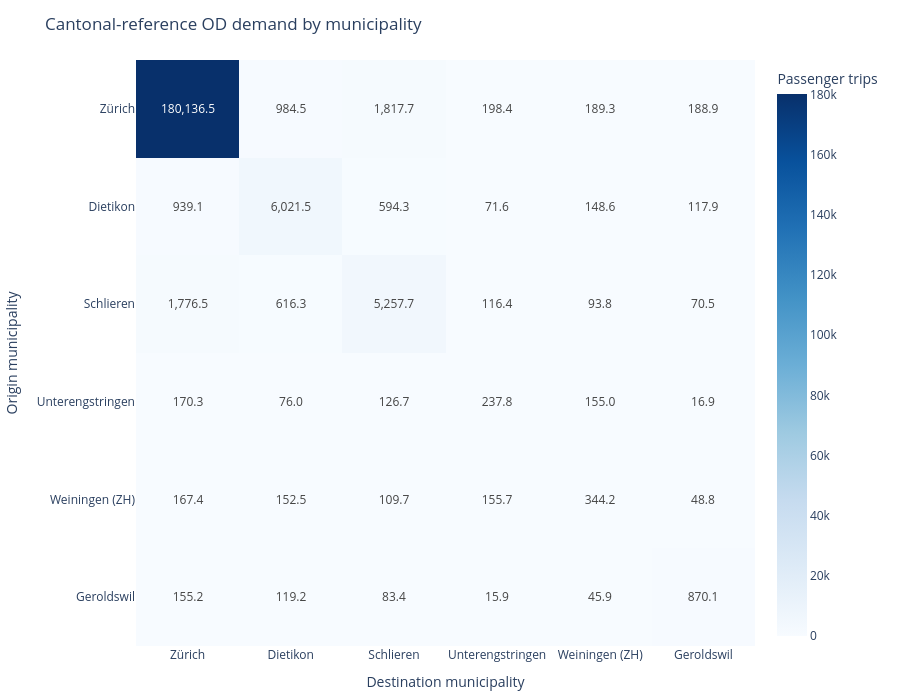

Here is the notebook cell this chart was saved with:
### Markdown cell above
## 1.4 Baseline Travel Demand & Desire Lines (tutorial/supporting task + mandatory task)

To understand where people travel along the Zürich–Winterthur corridor, we visualize **desire lines**  and **OD-matrices** at various levels of spatial resolution. 

Below, for instance, you can visualize how travel demand is distributed if we aggregate it by Municipality and therefore see which ones exhibit the strongest demand.

> **OD-inspection and model validation**
>
> The following analyses help assess whether the model produces plausible travel patterns before its outputs are used in later stages. Compare internal, inbound, outbound, and pass-through demand with independent evidence, such as observed transport data, official statistics, previous studies, CBA assumptions, or projects from earlier course editions.
>

**IMPORTANT: these values represent peak-hour evening travel demand in the Canton of Zurich, i.e. only travel demand on a "regular" weekday between 17:00-18:00**

Here below, you can start inspecting the data by analysing the travel demand between pairs of municipalities (i.e., OD pairs).

### Code cell
MUNICIPALITY_OD_FIGURE = tmi.municipality_od_explorer(
    ctx,
    p.CORRIDOR_MUNICIPALITIES,
)

display(MUNICIPALITY_OD_FIGURE)

### Figure 1 — Plotly figure (JSON) as saved in the notebook; plotly's stock layout.template omitted (floating-point values rounded to 4 significant figures)
{"data": [{"colorbar": {"title": {"text": "Passenger trips"}}, "colorscale": [[0, "rgb(247,251,255)"], [0.125, "rgb(222,235,247)"], [0.25, "rgb(198,219,239)"], [0.375, "rgb(158,202,225)"], [0.5, "rgb(107,174,214)"], [0.625, "rgb(66,146,198)"], [0.75, "rgb(33,113,181)"], [0.875, "rgb(8,81,156)"], [1, "rgb(8,48,107)"]], "hovertemplate": "Origin: %{y}<br>Destination: %{x}<br>Peak-hour passenger trips: %{z:,.1f}<extra></extra>", "text": [[180100.0, 984.5, 1818.0, 198.4, 189.3, 188.9], [939.1, 6022.0, 594.3, 71.6, 148.6, 117.9], [1776.0, 616.3, 5258.0, 116.4, 93.8, 70.5], [170.3, 76.0, 126.7, 237.8, 155.0, 16.9], [167.4, 152.5, 109.7, 155.7, 344.2, 48.8], [155.2, 119.2, 83.4, 15.9, 45.9, 870.1]], "texttemplate": "%{text:,.1f}", "type": "heatmap", "x": ["Zürich", "Dietikon", "Schlieren", "Unterengstringen", "Weiningen (ZH)", "Geroldswil"], "y": ["Zürich", "Dietikon", "Schlieren", "Unterengstringen", "Weiningen (ZH)", "Geroldswil"], "z": [[180100.0, 984.5, 1818.0, 198.4, 189.3, 188.9], [939.1, 6021.0, 594.3, 71.59, 148.6, 117.9], [1776.0, 616.3, 5258.0, 116.4, 93.81, 70.49], [170.3, 75.97, 126.7, 237.8, 155.0, 16.87], [167.4, 152.5, 109.7, 155.7, 344.2, 48.75], [155.2, 119.2, 83.37, 15.94, 45.94, 870.1]]}], "layout": {"height": 700, "margin": {"b": 20, "l": 20, "r": 20, "t": 60}, "title": {"text": "Cantonal-reference OD demand by municipality"}, "xaxis": {"title": {"text": "Destination municipality"}}, "yaxis": {"autorange": "reversed", "title": {"text": "Origin municipality"}}}}
